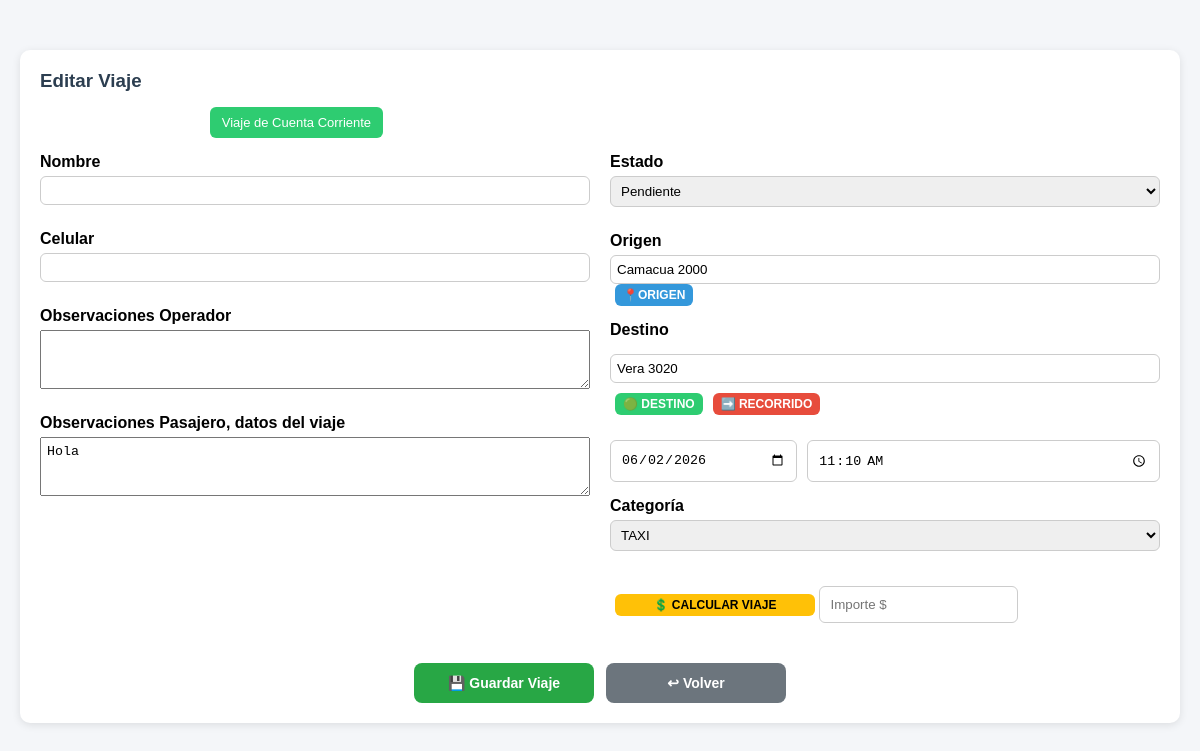
The app's page /php/00_administracion/despacho_viajes/carga_viajes_efectivo.php?editar=3 (signed in) with its own data.
### tables this page shows
CREATE TABLE `viajes_despacho` (
  `id` int(20) NOT NULL,
  `cel_pasaj` int(10) NOT NULL,
  `nombre_pasaj` varchar(50) NOT NULL,
  `direccion_origen` varchar(70) NOT NULL,
  `direccion_destino` varchar(70) NOT NULL,
  `obs_operador` varchar(100) NOT NULL,
  `obs_pasaj` varchar(100) NOT NULL,
  `estado` varchar(15) NOT NULL,
  `diferido` varchar(20) NOT NULL,
  `fecha` date DEFAULT NULL,
  `hora` varchar(11) DEFAULT NULL,
  `categoria_movil` varchar(15) NOT NULL,
  `origen_lat` decimal(10,8) DEFAULT NULL,
  `origen_lng` decimal(11,8) DEFAULT NULL,
  `destino_lat` decimal(10,8) DEFAULT NULL,
  `destino_lng` decimal(11,8) DEFAULT NULL,
  `cc` int(4) DEFAULT NULL,
  `centro_de_costo` int(4) NOT NULL
);

### funciones/funciones.php (called while the page is built, shortened)
<?php
$host = "localhost";
$dbname = "app_viajes";
$user = "root";
$password = "belgrado";
try {
    $db = new PDO("mysql:host=$host;dbname=$dbname;charset=utf8", $user, $password);
    $db->setAttribute(PDO::ATTR_ERRMODE, PDO::ERRMODE_EXCEPTION);
} catch (PDOException $e) {
    echo "Error de conexión: " . $e->getMessage();
    exit;
}
?>
<?php
function obtenerViajePorId($id)
{
    global $db;
    $stmt = $db->prepare("SELECT * FROM viajes_despacho WHERE id = ?");
    $stmt->execute([$id]);
    return $stmt->fetch(PDO::FETCH_ASSOC);
}

### php/00_administracion/despacho_viajes/carga_viajes_efectivo.php (the view, shortened to what this page needs)
<?php
include_once "../../../funciones/funciones.php";
$viaje = null;
if (isset($_GET['editar'])) {
    $viaje = obtenerViajePorId((int)$_GET['editar']);
}
?>
<!DOCTYPE html>
<html lang="es">
<head>
    <link rel="stylesheet" href="../../../css/estilos.css">
    <link rel="stylesheet" href="../../../css/listado_viajes.css">
    <link rel="stylesheet" href="https://unpkg.com/leaflet@1.9.4/dist/leaflet.css" />
    <link rel="stylesheet" href="../../../css/carga_viajes.css">
</head>
<body>
    <div class="container">
        <div class="card">
            <h3><?= $viaje ? "Editar Viaje" : "Nuevo Viaje Efectivo"; ?></h3>
            <div style="text-align:left; margin-bottom:15px;">
                <a href="carga_viajes.php"
                    class="btn btn-primary"
                    style="margin-right:10px;">
                </a>
                <a href="carga_viajes.php"
                    class="btn btn-success">
                    Viaje de Cuenta Corriente
                </a>
            </div>
            <form method="POST" class="form-2cols">
                <div class="col">
                    <div class="form-group">
                        <label>Nombre</label>
                        <input type="text" name="nombre" value="" required>
                    </div>
                    <div class="form-group">
                        <label>Celular</label>
                        <input type="text" name="celular" value="" required>
                    </div>
                    <div class="form-group">
                        <label>Observaciones Operador</label>
                        <textarea name="obs_operador" rows="3"><?= $viaje['obs_operador'] ?? '' ?></textarea>
                    </div>
                    <div class="form-group">
                        <label>Observaciones Pasajero, datos del viaje</label>
                        <textarea name="obs_pasaj" rows="3"><?= $viaje['obs_pasaj'] ?? '' ?></textarea>
                    </div>
                </div>
                <div class="col">
                    <div class="form-group">
                        <label>Estado</label>
                        <select name="estado" id="estado" required>
                            <option value="Pendiente"
                                <?= (($viaje['estado'] ?? 'Pendiente') == 'Pendiente') ? 'selected' : '' ?>>
                                Pendiente
                            </option>
                        </select>
                    </div>
                    <div class="form-group">
                        <label>Origen</label>
                        <div class="input-mapa">
                            <input
                                type="text"
                                id="dir_origen"
                                name="direccion_origen"
                                value="<?= htmlspecialchars($viaje['direccion_origen'] ?? '') ?>"
                                onkeyup="autocomplete(this)">
                            <button type="button"
                                class="btn-map btn-origen"
                                onclick="verMapa('dir_origen')">
                                📍ORIGEN
                            </button>
                        </div>
                        <div class="form-group">
                            <label>Destino</label>
                        </div>
                        <input
                            type="text"
                            id="dir_destino"
                            name="direccion_destino"
                            value="<?= htmlspecialchars($viaje['direccion_destino'] ?? '') ?>"
                            onkeyup="autocomplete(this)">
                        <div style="display:flex; gap:5px;">
                            <button type="button"
                                class="btn-map btn-destino"
                                onclick="verMapa('dir_destino')">
                                🟢 DESTINO
                            </button>
                            <button type="button"
                                class="btn-map btn-recorrido"
                                onclick="verRecorrido(
                document.getElementById('dir_origen').value,
                document.getElementById('dir_destino').value
            )">
                                ➡️ RECORRIDO
                            </button>
                        </div>
                    </div>
                    <div class="fecha-hora">
                        <input
                            type="date"
                            name="fecha"
                            id="fecha"
                            value="<?= $viaje['fecha'] ?? date('Y-m-d') ?>">
                        <input
                            type="time"
                            name="hora"
                            id="hora"
                            value="<?= isset($viaje['hora']) ? substr($viaje['hora'], 0, 5) : date('H:i') ?>">
                    </div>
                    <div class="form-group">
                        <label>Categoría</label>
                        <select name="categoria_movil" id="categoria_movil" required>
                            <option value="TAXI"
                                <?= (($viaje['categoria_movil'] ?? '') == 'TAXI') ? 'selected' : '' ?>>
                                TAXI
                            </option>
                        </select>
                    </div>
                    <div id="bloque_tarifa" style="display:flex; gap:10px; align-items:center; margin-top:10px;">
                        <button type="button"
                            class="btn-map btn-tarifa"
                            style="min-width:200px;"
                            onclick="calcularTarifa()">
                            💲 CALCULAR VIAJE
                        </button>
                        <input type="text"
                            id="tarifa_resultado"
                            placeholder="Importe $"
                            readonly
                            style="flex:1;">
                    </div>
                </div>
                <div class="form-full acciones-form">
                    <button type="submit" name="guardar" class="btn-guardar">
                        💾 Guardar Viaje
                    </button>
                    <a href="lista_viajes.php" class="btn-volver">
                        ↩ Volver
                    </a>
                </div>
            </form>
        </div>
    </div>
</body>
</html>

### css/estilos.css (style rules this page uses)
:root { --primary: #3498db; --success: #2ecc71; --warning: #f1c40f; --danger: #e74c3c; --dark: #2c3e50; --gray: #7f8c8d; --bg: #f4f6f9; }
* { margin: 0; padding: 0; box-sizing: border-box; }
body { font-family: Arial, sans-serif; background: var(--bg); }
.container { width: 95%; max-width: 1200px; margin: 30px auto; }
h2, h3 { margin-bottom: 15px; color: var(--dark); }
.card { background: #fff; padding: 20px; border-radius: 10px; box-shadow: 0 2px 8px rgba(0,0,0,0.1); }
.btn { display: inline-block; padding: 8px 12px; border-radius: 6px; text-decoration: none; color: #fff; font-size: 13px; }
.btn-success { background: var(--success); }
form { display: flex; flex-direction: column; gap: 10px; }
input, select { padding: 10px; border-radius: 6px; border: 1px solid #ccc; }
.container { max-width: 1200px; margin: 40px auto; }

### css/listado_viajes.css (style rules this page uses)
.container { width: 100%; max-width: 100%; padding: 10px 20px; }
.btn-map { padding: 4px 8px; border-radius: 6px; font-size: 12px; font-weight: bold; color: white; margin-left: 5px; }
.btn-origen { background: #3498db; }
.btn-destino { background: #2ecc71; }
.btn-recorrido { background: #e74c3c; }
button { cursor: pointer; border: none; background: none; font-size: 16px; }
.form-group { margin-bottom: 10px; }
.form-group label { display: block; font-weight: bold; }
.form-group input, .form-group textarea, .form-group select { width: 100%; padding: 6px; }

### css/carga_viajes.css (style rules this page uses)
.fecha-hora { display: flex; gap: 10px; }
.fecha-hora input[type="date"] { flex: 1; }
.fecha-hora input[type="time"] { flex: 2; }
.form-2cols { display: grid; grid-template-columns: 1fr 1fr; gap: 20px; }
.form-2cols .col { display: flex; flex-direction: column; gap: 15px; }
.form-full { grid-column: 1 / 3; margin-top: 10px; }
.form-group { display: flex; flex-direction: column; gap: 5px; }
.btn-tarifa { background-color: #ffc107 !important; color: #000 !important; font-weight: bold; }
.acciones-form { display: flex; gap: 12px; justify-content: center; margin-top: 20px; }
.btn-guardar, .btn-volver { padding: 12px 24px; border-radius: 8px; border: none; text-decoration: none; font-weight: 600; font-size: 14px; cursor: pointer; transition: all .2s ease; min-width: 180px; text-align: center; }
.btn-guardar { background: #28a745; color: #fff; }
.btn-volver { background: #6c757d; color: #fff; display: inline-flex; align-items: center; justify-content: center; }

### records on screen
viajes_despacho: obs_pasaj "Hola", estado "Pendiente", direccion_origen "Camacua 2000", direccion_destino "Vera 3020", fecha "06/02/2026", hora "11:10", categoria_movil "TAXI"
